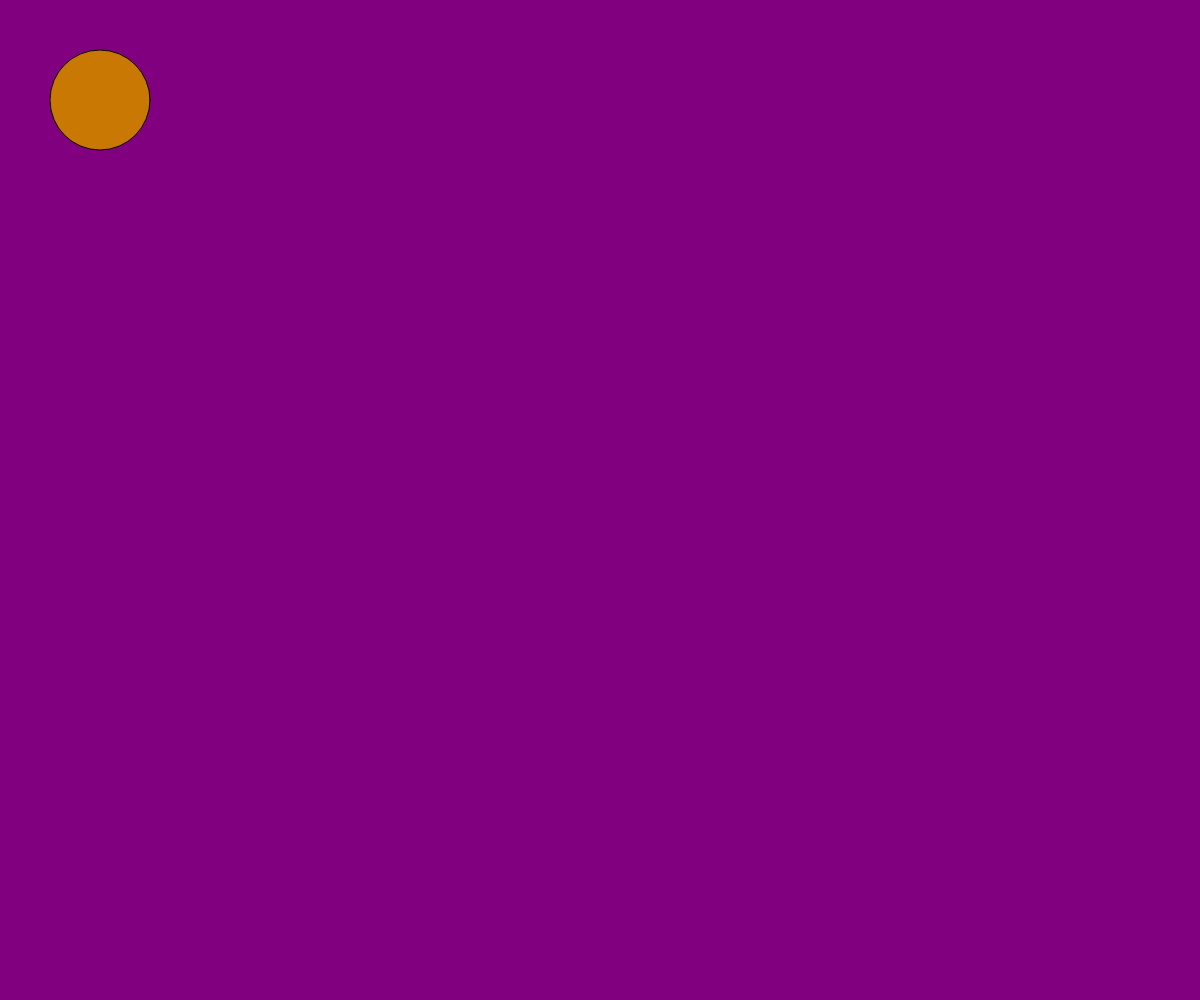
Frame 1 (no input)
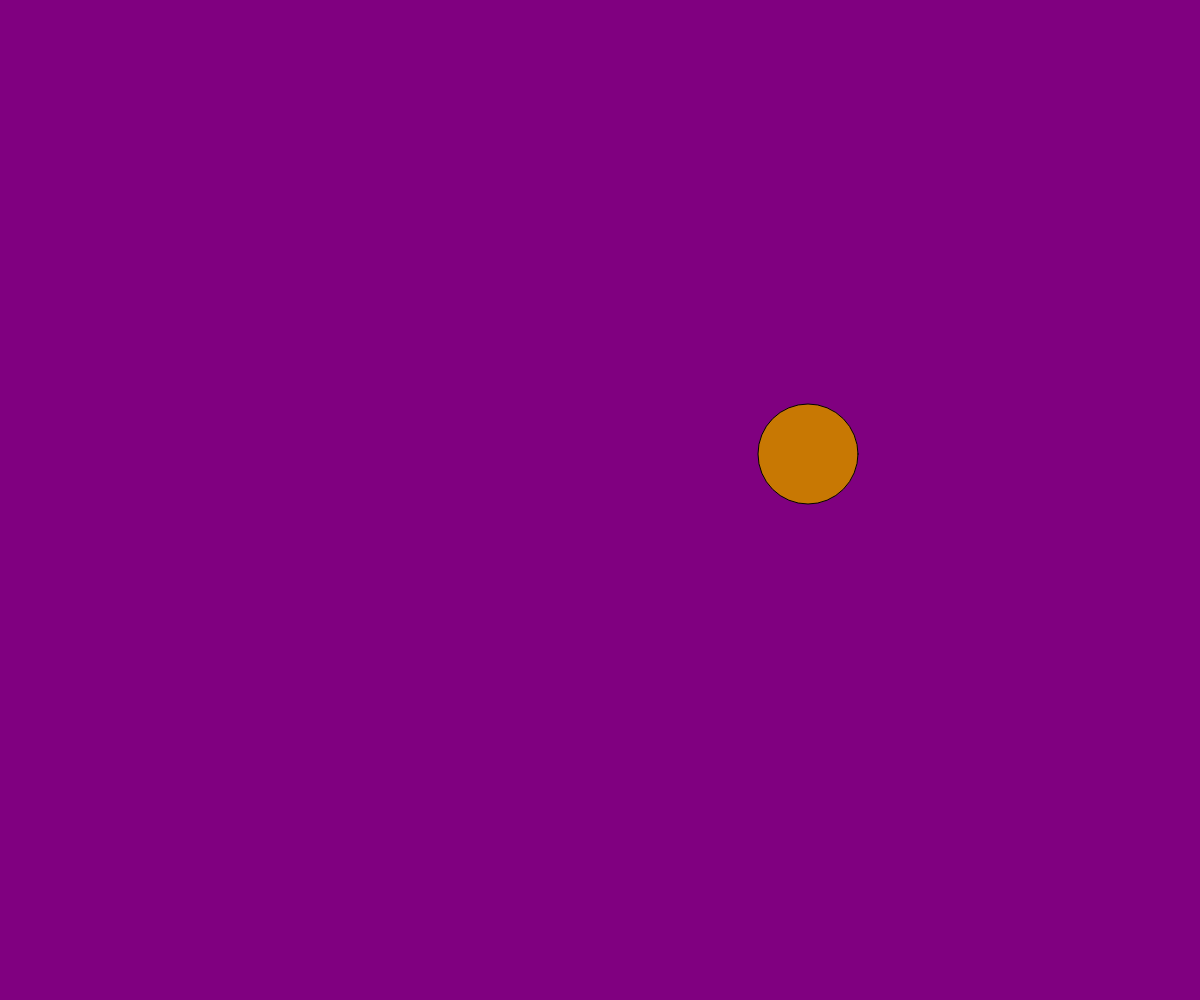
Frame 60 (no input)
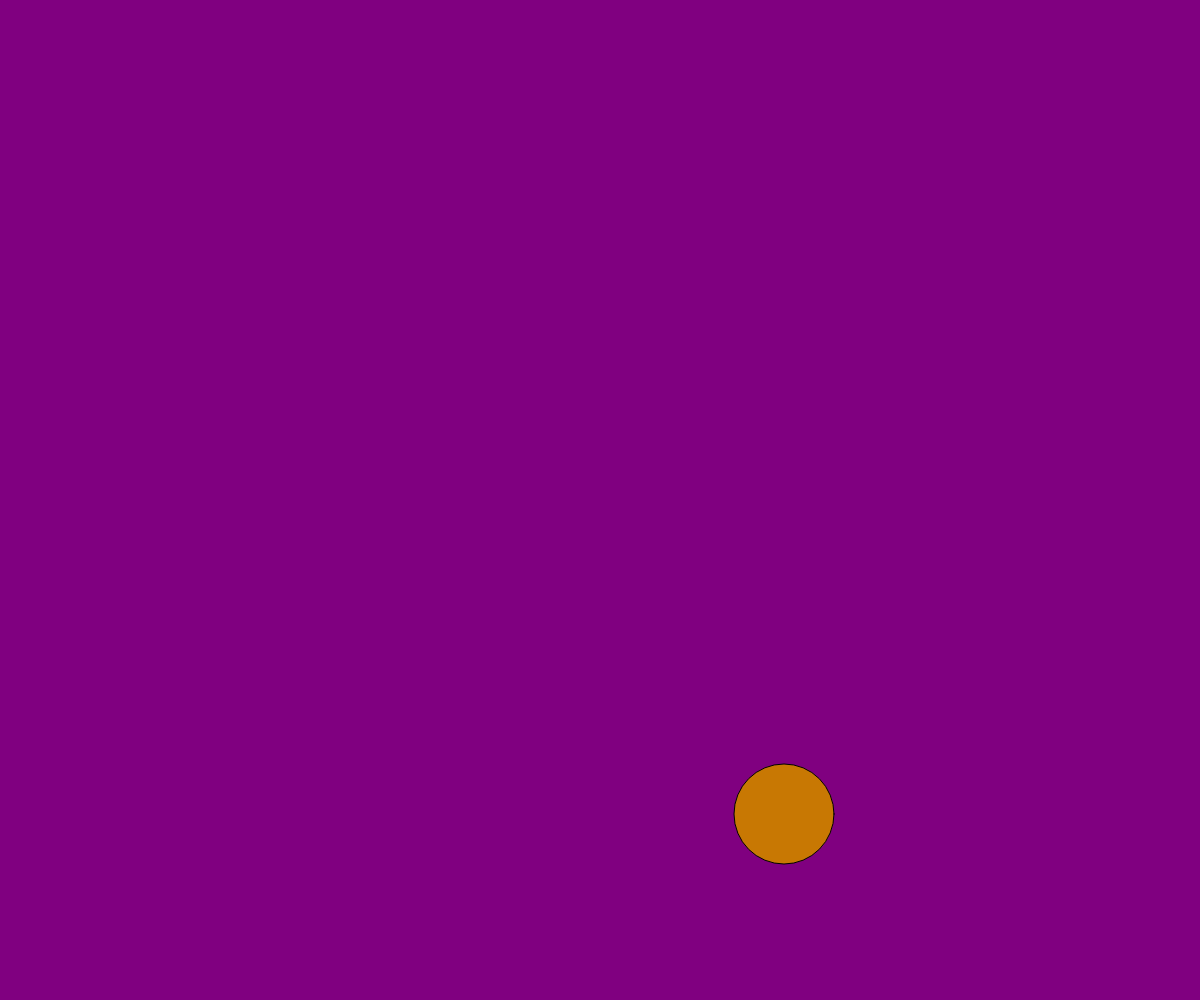
Frame 120 (the mouse pressed at the canvas centre since frame 60)

The p5.js sketch that drew these frames (run headless with seeded random() and noise() and a simulated clock; from frame 60 on, the mouse is pressed at the canvas centre):

// p5.js sketch
// ── sketch.js
var x = 0;
var y = 10;
//setup Just calls once
function setup(){
    createCanvas(windowWidth, windowHeight);
    background('purple');
}
var x = 100;
var xIncrement = 12;
var yIncrement = 6;
var y = 100;
var s = 100;
//draw runs repeadetly
function draw(){
    background('purple');
    fill(200,120,3);
    ellipse(x,y,s);
    x += xIncrement;
    y += yIncrement;
    if (((x+50) >= width) || ((x-50)<=0)){
        xIncrement *= (-1)
    }
    if (((y+50)>=height)||((y-50)<=0)){
        yIncrement *= (-1)
    }
}
// ── drawLoop.html
<html>
    <head>
        <script src = "sketch.js"></script>
        <script src = "https://cdnjs.cloudflare.com/ajax/libs/p5.js/0.5.11/p5.js"></script>
    </head>
    <body>
    </body>
</html>
